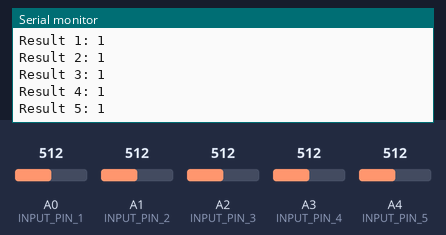
The sketch below on a simulated Arduino Uno, built with avr-gcc and run on an emulated ATmega328P. Parts: the last lines printed to the serial monitor. The inputs (shaded band) are chosen by the test bench; at power-on: A0 (INPUT_PIN_1) = 512, A1 (INPUT_PIN_2) = 512, A2 (INPUT_PIN_3) = 512, A3 (INPUT_PIN_4) = 512, A4 (INPUT_PIN_5) = 512.

Above: at 1.8 s.
1.9 s: A0 (INPUT_PIN_1) set to 610
3.4 s: A1 (INPUT_PIN_2) set to 610
4.9 s: A2 (INPUT_PIN_3) set to 610
At 5.8 s:
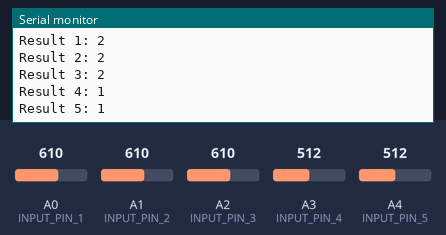
6.4 s: A3 (INPUT_PIN_4) set to 610
At 7.5 s:
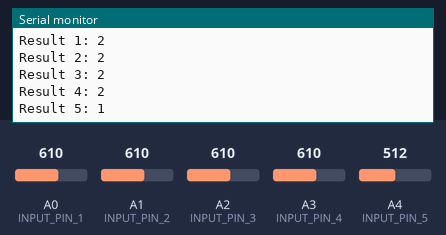
7.9 s: A4 (INPUT_PIN_5) set to 610
At 8.8 s:
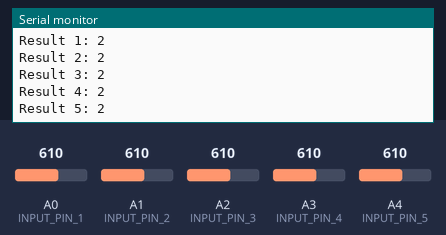
9.4 s: A0 (INPUT_PIN_1) set to 716
Timing chart, 0 to 11.9 s (numbered marks = the images above; inputs shaded):
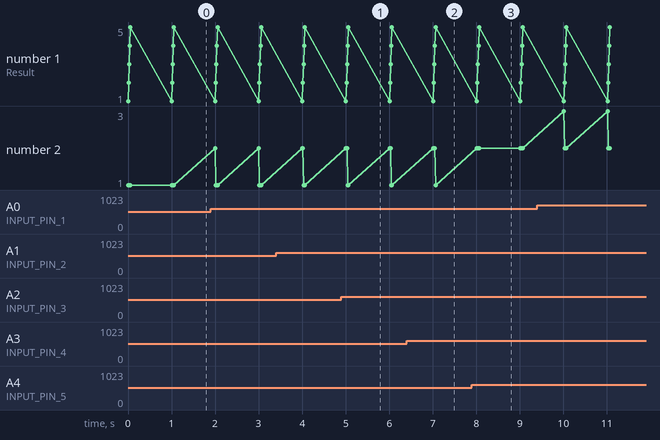

The sketch:

Teste03_3_Testado.ino
```cpp
#define INPUT_PIN_1 A0
#define INPUT_PIN_2 A1
#define INPUT_PIN_3 A2
#define INPUT_PIN_4 A3
#define INPUT_PIN_5 A4

//Váriaveis das entradas analógicas sendo usadas

void setup() {
  Serial.begin(9600);
  pinMode(INPUT_PIN_1, INPUT);
  pinMode(INPUT_PIN_2, INPUT);
  pinMode(INPUT_PIN_3, INPUT);
  pinMode(INPUT_PIN_4, INPUT);
  pinMode(INPUT_PIN_5, INPUT);
 // váriaveis de input

}

void loop() {
  int result1 = readAnalogButton(INPUT_PIN_1);
  int result2 = readAnalogButton(INPUT_PIN_2);
  int result3 = readAnalogButton(INPUT_PIN_3);
  int result4 = readAnalogButton(INPUT_PIN_4);
  int result5 = readAnalogButton(INPUT_PIN_5);

  // lê as variaveis de input e printa como resualtado


  Serial.print("Result 1: ");
  Serial.println(result1);

  Serial.print("Result 2: ");
  Serial.println(result2);

  Serial.print("Result 3: ");
  Serial.println(result3);

  Serial.print("Result 4: ");
  Serial.println(result4);

  Serial.print("Result 5: ");
  Serial.println(result5);

  //imprime a informação no monitor serial

  delay(1000);

}

int readAnalogButton(int inputPin) {
  int button = analogRead(inputPin);
  if (button > 900) return 0;
  if (button < 600) return 1;
  if (button < 700) return 2;
  if (button < 800) return 3;
  if (button < 830) return 4;
  if (button < 860) return 5;
  if (button < 890) return 6;
}
```

Measured:
- after the input at 4.9 s, the serial monitor: prints a new line after 0.13 s (image 1)
- after the input at 6.4 s, the serial monitor: prints a new line after 0.65 s (image 2)
- after the input at 7.9 s, the serial monitor: prints a new line after 0.17 s (image 3)
